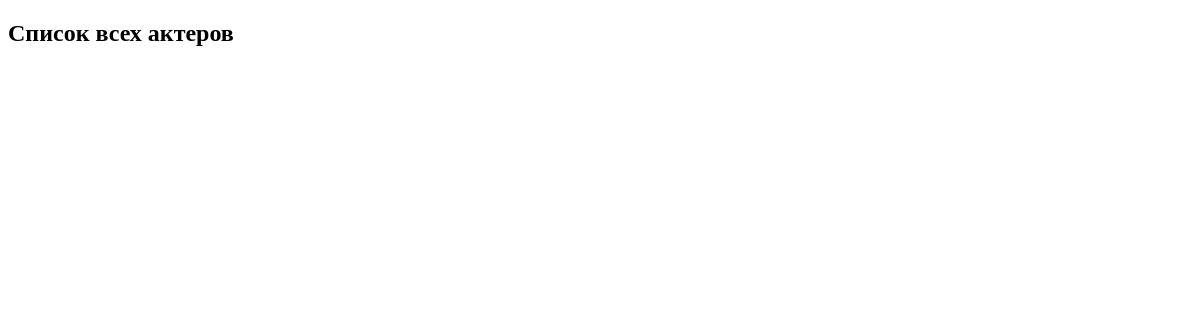
Before: /actors/ with the older database file.
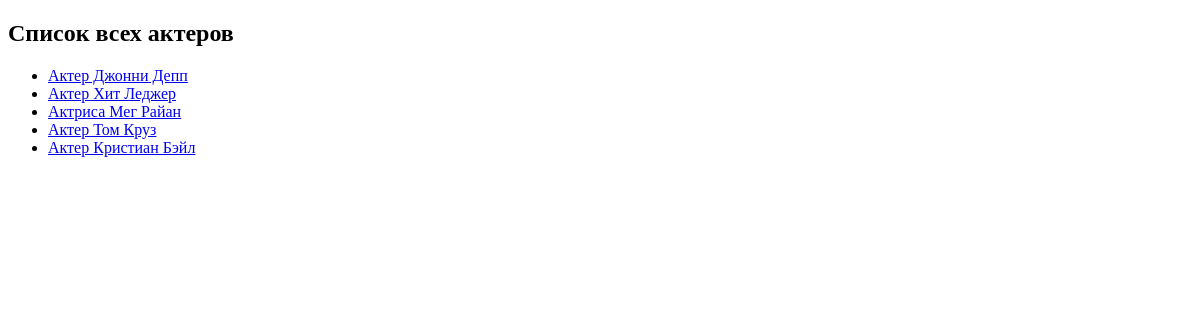
After: the same page with the newer database file.
### movie_app/models.py (models this page shows)
class Actor(models.Model):
    MALE = 'M'
    FEMALE = 'F'
    GENDERS = [
        (MALE, 'Мужчина'),
        (FEMALE, 'Женщина'),
    ]
    first_name = models.CharField(max_length=100)
    last_name = models.CharField(max_length=100)
    dressing = models.OneToOneField(DressingRoom, on_delete=models.SET_NULL, null=True, blank=True)
    gender = models.CharField(max_length=1, choices=GENDERS, default=MALE)
    def get_url(self):
        return reverse('url_actors', args=[self.id])
    def __str__(self):
        if self.gender == self.MALE:
            return f'Актер {self.first_name} {self.last_name}'
        return f'Актриса {self.first_name} {self.last_name}'

### movie_app/views.py (the view)
# urls.py: path('actors/', views.ShowAllActors.as_view(), name='actors'),
class ShowAllActors(ListView):
    model = Actor
    template_name = 'movie_app/all_actors.html'
    context_object_name = 'actors'

### movie_app/templates/movie_app/all_actors.html (shortened to what this page needs)
{% extends 'movie_app/base.html' %}
{% block content %}
  <h2>Список всех актеров</h2>
  <ul>
    {% for actor in actors %}
      <li>
        <a href="{{ actor.get_url }}">{{ actor }}</a>
      </li>
    {% endfor %}
  </ul>
{% endblock %}

Changed rows visible on the page:
added Actor: gender+first_name+last_name "Актер Джонни Депп"
added Actor: gender+first_name+last_name "Актер Хит Леджер"
added Actor: gender+first_name+last_name "Актриса Мег Райан"
added Actor: gender+first_name+last_name "Актер Том Круз"
added Actor: gender+first_name+last_name "Актер Кристиан Бэйл"
